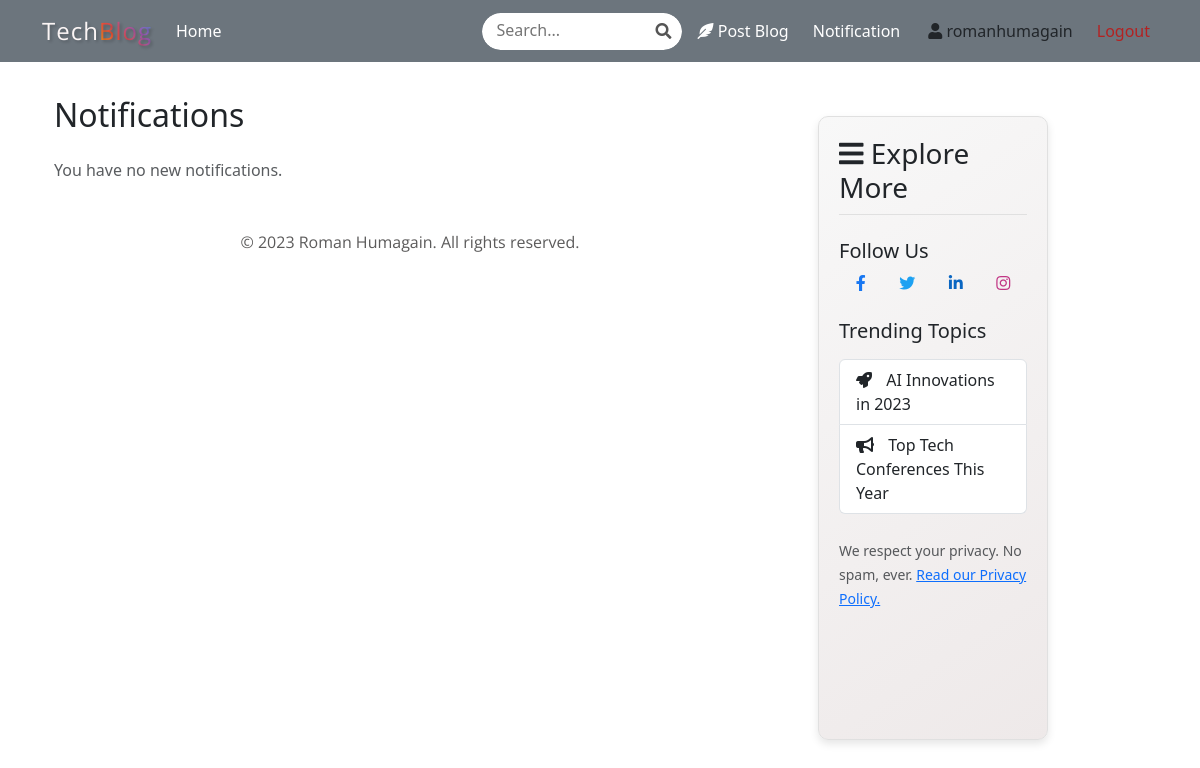
Page /notification/ (signed in) on the earlier database version.
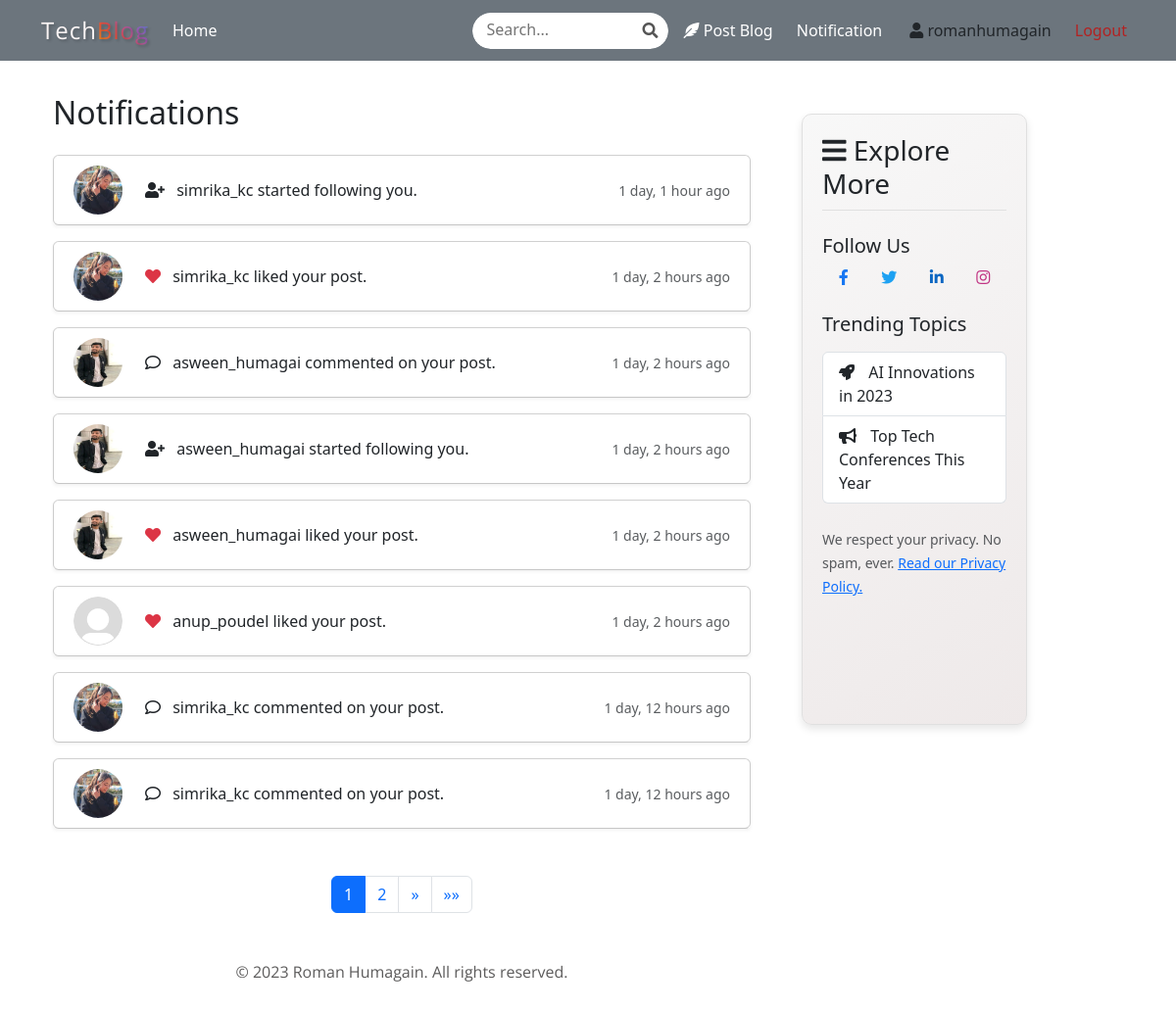
Same page on the later database version.
### Blog/models.py (models this page shows, shortened)
class Notification(models.Model):
  TYPES = (
    ('comment', 'comment'),
    ('like', 'like'),
    ('follow', 'follow')
  )
  receiver = models.ForeignKey(User , on_delete=models.CASCADE)
  sender = models.ForeignKey(User , on_delete = models.SET_NULL , null=True, related_name= '+' )
  type = models.CharField(choices=TYPES , max_length=10)
  post = models.ForeignKey(BlogPost , on_delete=models.SET_NULL, null=True)
  message = models.TextField(null=True, blank=True)
  timestamp = models.DateTimeField(auto_now_add=True)
  is_read = models.BooleanField(default=False)

### Users/models.py (models this page shows, shortened)
class Profile(models.Model):
    user = models.OneToOneField(User, on_delete=models.CASCADE)
    previous_logged_in_date = models.DateTimeField(null=True , blank=True)
    slug = models.SlugField(null=True,unique=True)
    profile_pic = models.ImageField(default='profile_pics/default.jpg', upload_to='profile_pics')
    bio = models.TextField(null=True, default=None)
    follower_count = models.IntegerField(null=True, default=0)
    following_count = models.IntegerField(null=True, default=0)
    following = models.ManyToManyField('self' , through = 'Follow' , related_name='followers' , symmetrical=False)

### Blog/views.py (the view)
# urls.py: path('notification/', ViewNotification.as_view(), name = 'notification'),
class ViewNotification(LoginRequiredMixin , View):
    def get(self, request , *args , **kwargs):
        today = timezone.now().date()
        notifications = Notification.objects.filter(receiver = request.user).order_by('-timestamp')
        for notification in notifications:
            notification.is_read = True
            notification.save()
        paginator = Paginator(notifications , 8)
        page = request.GET.get('page' , 1)
        page_obj = paginator.get_page(page)
        context = {'page_obj':page_obj, 'today':today}
        return render(request, 'blog/notification.html' , context)

### Blog/context_processors.py (called while the page is built)
def notification_count(request):
    if request.user.is_authenticated:
        count = Notification.objects.filter(receiver=request.user, is_read=False).count()
        return {'notification_count': count}
    return {}

### Blog/templates/blog/notification.html (shortened to what this page needs)
{% extends 'blog/base.html'%}
{% block body %}
<div class="container ">
    <h2 class="mb-4">Notifications</h2>
    {% if page_obj %}
    <div>
        {% for notification in page_obj %}
        <div class="card mb-3 notification-card {% if not notification.is_read %}notification-unread{% endif %}">
            <div class="card-body d-flex align-items-center shadow-sm">
                <a href="{% url 'user-profile-details' notification.sender.profile.slug  %}" class="text-decoration-none">
                <img src="{{notification.sender.profile.profile_pic.url}}" width="50px" height="50px" style="border-radius: 50%; margin-right: 15px;">
                </a>
                <div style="flex-grow: 1;">
                    {% if notification.type == "comment" %}
                    <i class="far fa-comment text-dark mx-2"></i>
                    {% elif notification.type == "like" %}
                    <i class="fas fa-heart text-danger mx-2"></i>
                    {% elif notification.type == "follow" %}
                    <i class="fas fa-user-plus mx-2"></i>
                    {% endif %}
                    {% if notification.type == "like" %}
                      <a href="/post-details/{{notification.post.slug}}/" class="text-decoration-none text-dark"><span class="ml-2">{{ notification.message }}</span></a>
                    {% elif notification.type == "comment" %}
                      <a href="/post-details/{{notification.post.slug}}/#comments" class="text-decoration-none text-dark"><span class="ml-2">{{ notification.message }}</span></a>
                    {% else %}
                      <span class="ml-2">{{ notification.message }}</span>
                    {% endif %}
                </div>
                <small class="text-muted">
                    {{ notification.timestamp|timesince }} ago
                </small>
            </div>
        </div>
        {% endfor %}
        <div class="container mt-5">
            <nav aria-label="Page navigation">
                <ul class="pagination justify-content-center">
                    {% for num in page_obj.paginator.page_range %}
                    {% if page_obj.number == num %}
                    <li class="page-item active">
                        <span class="page-link">{{ num }}</span>
                    </li>
                    {% elif num > page_obj.number|add:'-2' and num < page_obj.number|add:'2' %} <li class="page-item">
                        <a class="page-link" href="?page={{ num }}">{{ num }}</a>
                        </li>
                        {% endif %}
                        {% endfor %}
                        {% if page_obj.has_next %}
                        <li class="page-item">
                            <a class="page-link" href="?page={{ page_obj.next_page_number }}" aria-label="Next"><span
                                    aria-hidden="true">&raquo;</span></a>
                        </li>
                        <li class="page-item">
                            <a class="page-link" href="?page={{ page_obj.paginator.num_pages }}" aria-label="Last"><span
                                    aria-hidden="true">&raquo;&raquo;</span></a>
                        </li>
                        {% endif %}
                </ul>
            </nav>
        </div>
    </div>
    {% else %}
    <p class="text-muted">You have no new notifications.</p>
    {% endif %}
</div>
{% endblock %}

Differences in the rows shown:
added Notification: sender.profile.profile_pic (picture), type "follow" (drawn), message "simrika_kc started following you.", timestamp "1 day, 1 hour"
added Notification: sender.profile.profile_pic (picture), type "like" (drawn), message "simrika_kc liked your post.", timestamp "1 day, 2 hours"
added Notification: sender.profile.profile_pic (picture), type "comment" (drawn), message "asween_humagai commented on your post.", timestamp "1 day, 2 hours"
added Notification: sender.profile.profile_pic (picture), type "follow" (drawn), message "asween_humagai started following you.", timestamp "1 day, 2 hours"
added Notification: sender.profile.profile_pic (picture), type "like" (drawn), message "asween_humagai liked your post.", timestamp "1 day, 2 hours"
added Notification: sender.profile.profile_pic (placeholder picture), type "like" (drawn), message "anup_poudel liked your post.", timestamp "1 day, 2 hours"
added Notification: sender.profile.profile_pic (picture), type "comment" (drawn), message "simrika_kc commented on your post.", timestamp "1 day, 12 hours"
added Notification: sender.profile.profile_pic (picture), type "comment" (drawn), message "simrika_kc commented on your post.", timestamp "1 day, 12 hours"
Other differences:
new list line: "1"
new list line: "2"
text no longer shown: "You have no new notifications."
